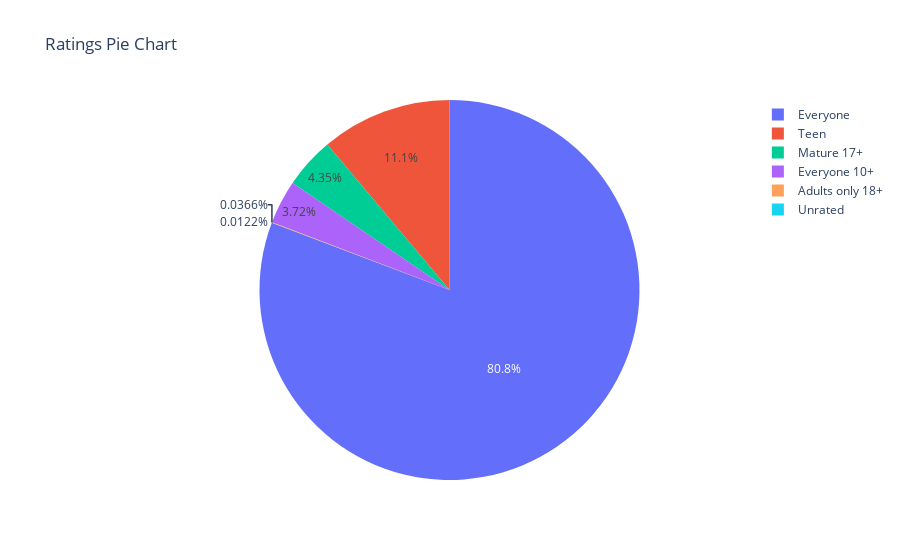

This figure's notebook cell:
### Code cell
import plotly.express as px

#create a graph object
pie_chart = px.pie(title='Ratings Pie Chart', labels = ratings.index, values=ratings.values, names=ratings.index)

pie_chart.show()

### Figure 1 — Plotly figure (JSON) as saved in the notebook; plotly's stock layout.template omitted (floating-point values rounded to 4 significant figures)
{"data": [{"domain": {"x": [0, 1], "y": [0, 1]}, "hovertemplate": "label=%{label}<br>value=%{value}<extra></extra>", "labels": ["Everyone", "Teen", "Mature 17+", "Everyone 10+", "Adults only 18+", "Unrated"], "legendgroup": "", "name": "", "showlegend": true, "type": "pie", "values": [6621, 912, 357, 305, 3, 1]}], "layout": {"legend": {"tracegroupgap": 0}, "title": {"text": "Ratings Pie Chart"}}}
